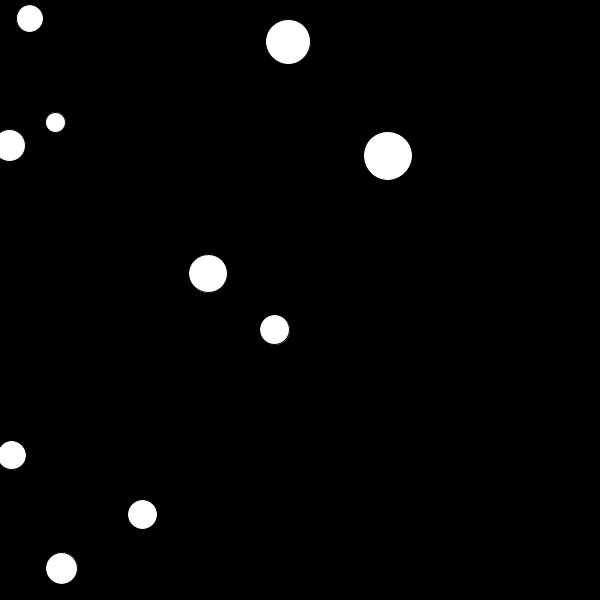
Frame 1 (no input)
Frame 60 (the mouse pressed at the canvas centre just before this capture): identical to frame 1, image omitted
Frame 120 (the mouse held since frame 60 and released just before this capture): identical to frame 1, image omitted

The Processing sketch that drew this single still picture (run headless with seeded random() and noise(); from frame 60 on, the mouse is pressed at the canvas centre):

// Processing sketch: bit2atom_190626_01_class
// ── bit2atom_190626_01_class.pde
int totalNum = 10;
Ball[] theBall;

void setup() {
  size(600, 600);
  //Ball(PVector loc, float d)
  theBall = new Ball[totalNum];
  
  for(int i = 0; i < theBall.length; i ++){
    PVector loc = new PVector(random(width), random(height));
    float d = random(20, 50);
    theBall[i] = new Ball(loc, d);
  }
}

void draw() {
  background(0);
  for(int i = 0; i < theBall.length; i ++){
    theBall[i].show();
  }
}

// ── Ball.pde
class Ball{
  PVector location;
  float dd;
  
  Ball(PVector loc, float d){
    location = loc;
    dd = d;
  }
  
  void show(){
    ellipse(location.x, location.y, dd, dd);
  }

}
